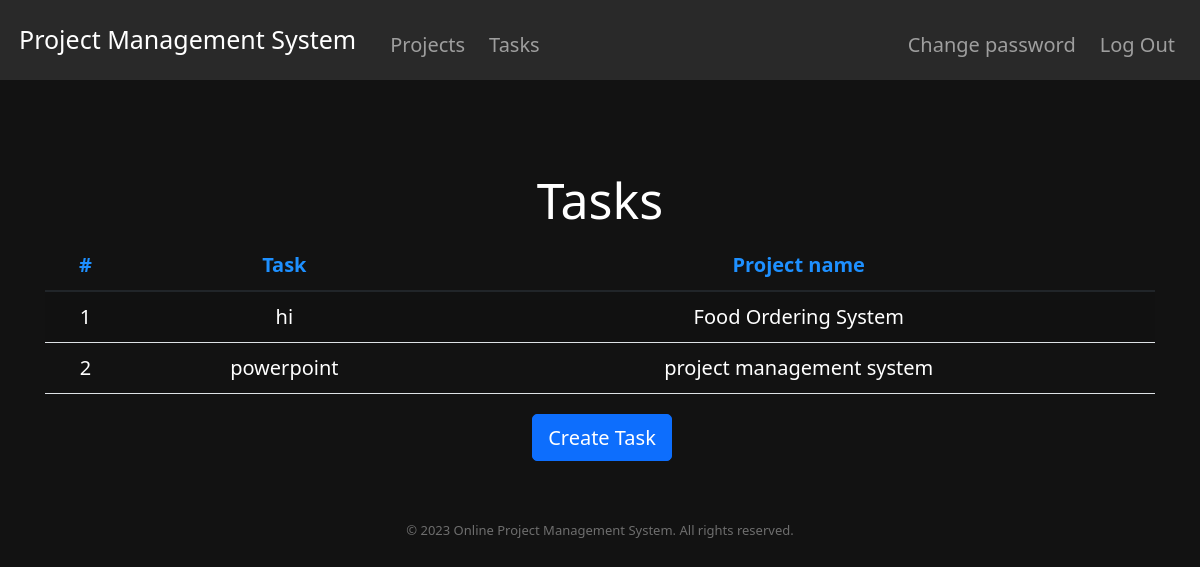
/tasks (signed in), run on the app's committed database.
### tables this page shows
CREATE TABLE tasks (
        id INTEGER PRIMARY KEY AUTOINCREMENT NOT NULL,
        user_id INTEGER NOT NULL,
        task TEXT NOT NULL,
        project_id INTEGER NOT NULL,
        FOREIGN KEY (project_id) REFERENCES projects (id)
        FOREIGN KEY (user_id) REFERENCES users (id));

CREATE TABLE projects (
    id INTEGER PRIMARY KEY AUTOINCREMENT NOT NULL,
    user_id INTEGER NOT NULL,
    title TEXT NOT NULL,
    description TEXT, team_members TEXT NOT NULL,
    created_at TIMESTAMP DEFAULT CURRENT_TIMESTAMP,
    FOREIGN KEY (user_id) REFERENCES users (id)
);

### app.py (the view)
@app.route("/tasks")
@login_required
def project_tasks():
    query = """
        SELECT task, title
        FROM projects
        JOIN tasks ON projects.id = tasks.project_id
        WHERE projects.user_id = :user_id
    """
    user_id = session["user_id"]
    tasks = db.execute(query, user_id=user_id)
    return render_template("tasks.html", tasks=tasks)

### app.py (called while the page is built)
@app.after_request
def after_request(response):
    response.headers["Cache-Control"] = "no-cache, no-store, must-revalidate"
    response.headers["Expires"] = 0
    response.headers["Pragma"] = "no-cache"
    return response

def login_required(f):
    @wraps(f)
    def decorated_function(*args, **kwargs):
        if session.get("user_id") is None:
            return redirect("/login")
        return f(*args, **kwargs)
    return decorated_function

### templates/tasks.html (shortened to what this page needs)
{% extends "layout.html" %}
{% block main %}
    <div class="container">
        <h1>Tasks</h1>
        {% if tasks %}
            <table class="table table-striped">
                <thead>
                    <tr style="color:dodgerblue">
                        <th>#</th>
                        <th>Task</th>
                        <th>Project name</th>
                    </tr>
                </thead>
                <tbody>
                    {% for somthing in tasks %}
                        <tr>
                            <td style="color: white">{{ loop.index }}</td>
                            <td style="color: white">{{ somthing.task }}</td>
                            <td style="color: white">{{ somthing.title }}</td>
                        </tr>
                    {% endfor %}
                </tbody>
            </table>
        {% else %}
            <p>No tasks found.</p>
        {% endif %}
        <a href="/create-task" class="btn btn-primary">Create Task</a>
    </div>
{% endblock %}

### static/styles.css (style rules this page uses)
html, body, main { background-color: #121212; color: white; font-size: 20px; height: 80vh; }
a { text-decoration: none; margin-left: 4px; }
.container { margin-top: 30px; }

### data on the page
tasks: task "hi", title "Food Ordering System"
tasks: task "powerpoint", title "project management system"
